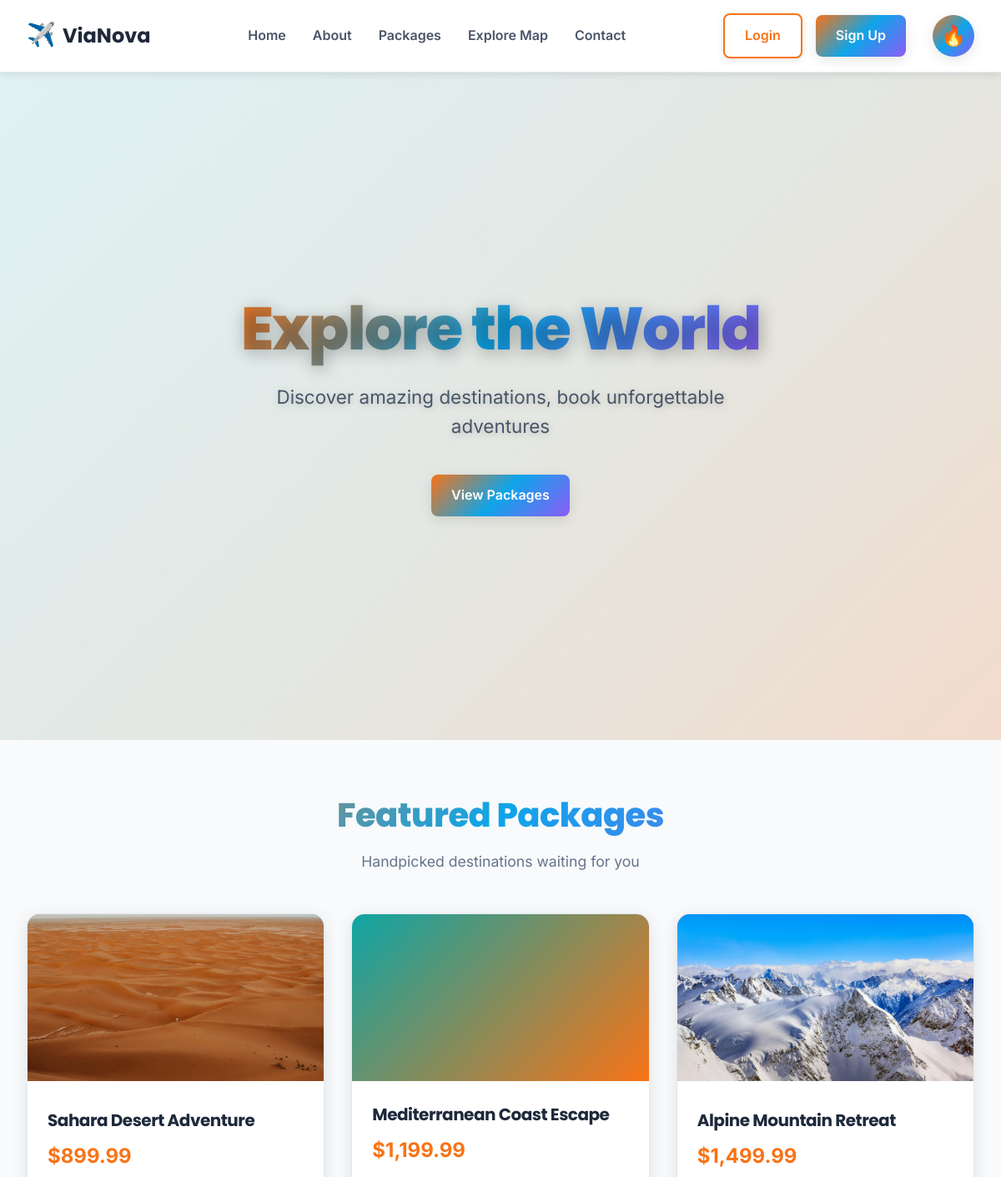
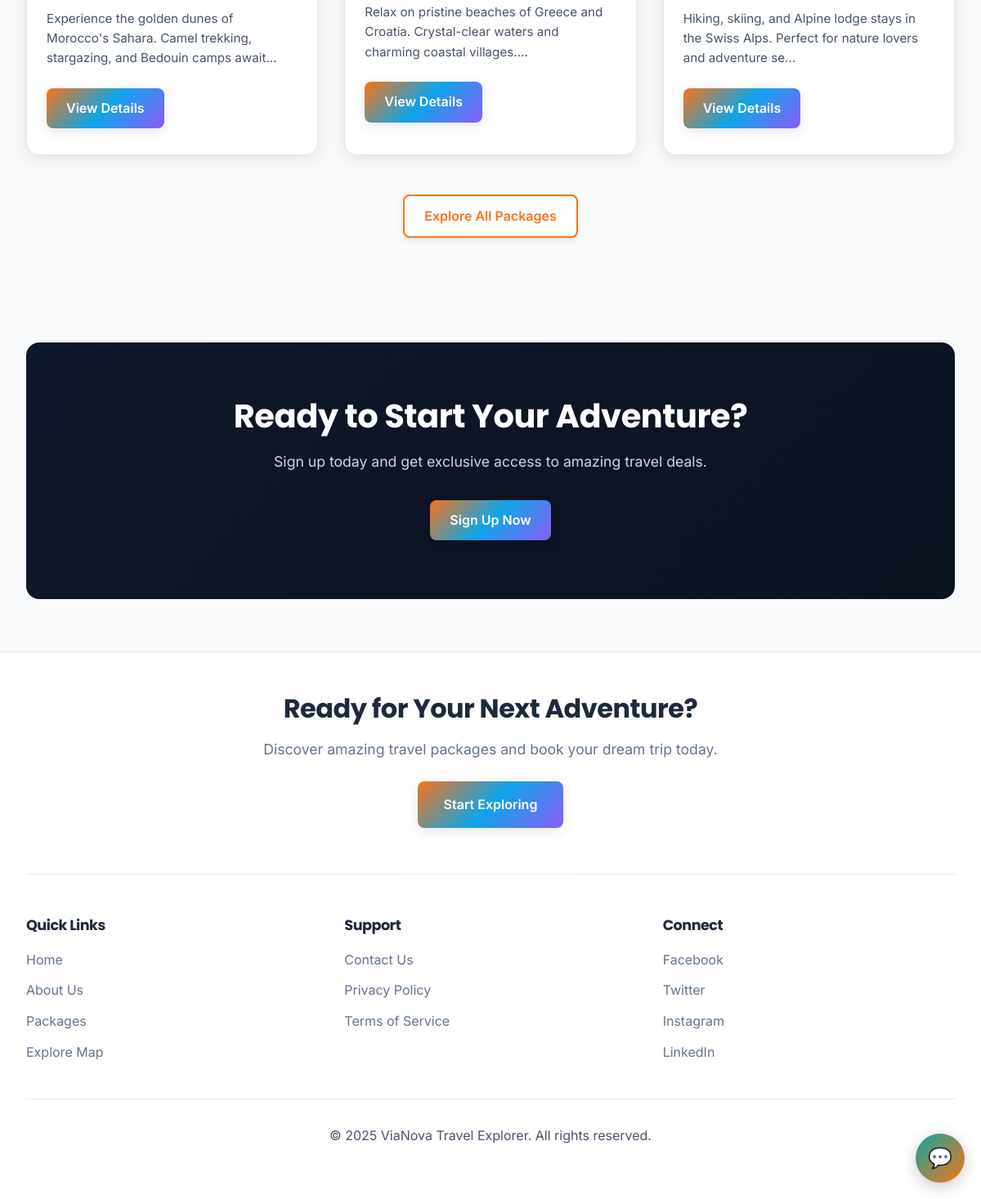
The page / on the database its author committed (2 pictures, top to bottom).
### tables this page shows
CREATE TABLE packages (
  id INT AUTO_INCREMENT PRIMARY KEY,
  title VARCHAR(150) NOT NULL,
  description TEXT,
  price DECIMAL(10, 2) NOT NULL,
  image VARCHAR(255),
  duration_days INT,
  destination VARCHAR(100),
  created_at TIMESTAMP DEFAULT CURRENT_TIMESTAMP
);

### index.php (the view, shortened to what this page needs)
<?php
$root_dir = dirname(__FILE__);
$featured_query = "SELECT id, title, description, price, image FROM packages LIMIT 3";
$featured_result = $conn->query($featured_query);
$featured_packages = [];
if ($featured_result) {
    while ($row = $featured_result->fetch_assoc()) {
        $featured_packages[] = $row;
    }
}
$header_path = $root_dir . '/includes/header.php';
include_once($header_path);
?>
<?php
$navbar_path = $root_dir . '/includes/navbar.php';
include_once($navbar_path);
?>
<section class="hero" role="banner" aria-label="Hero section">
<video class="hero-video"
       id="heroVideo"
       autoplay
       muted
       loop
       playsinline
       poster="/travel_site/assets/img/hero-poster.jpg"
       aria-hidden="true">
    <source src="/travel_site/assets/img/hero.mp4" type="video/mp4">
</video>
    <div class="hero-background-fallback"></div>
    <div class="hero-content">
        <h1 class="hero-title">
            <span class="gradient-text">Explore the World</span>
        </h1>
        <p class="hero-subtitle">Discover amazing destinations, book unforgettable adventures</p>
        <div class="hero-cta">
            <a href="/travel_site/pages/packages.php" class="btn btn-primary" aria-label="View all travel packages">
                View Packages
            </a>
        </div>
    </div>
</section>
<section class="section" role="region" aria-label="Featured travel packages">
    <div class="section-title">
        <h2 class="gradient-text">Featured Packages</h2>
        <p>Handpicked destinations waiting for you</p>
    </div>
    <div class="packages-grid">
        <?php foreach ($featured_packages as $package): ?>
            <article class="package-card" role="article">
                <?php if (!empty($package['image']) && file_exists('assets/img/' . $package['image'])): ?>
                    <img src="/travel_site/assets/img/<?php echo htmlspecialchars($package['image']); ?>"
                         alt="<?php echo htmlspecialchars($package['title']); ?>"
                         class="package-image">
                <?php else: ?>
                    <div class="package-image" style="background: linear-gradient(135deg, #0EA5A4 0%, #F97316 100%);"></div>
                <?php endif; ?>
                <div class="package-body">
                    <h3 class="package-title"><?php echo htmlspecialchars($package['title']); ?></h3>
                    <div class="package-price">
                        $<?php echo htmlspecialchars(number_format($package['price'], 2)); ?>
                    </div>
                    <p class="package-description">
                        <?php echo htmlspecialchars(substr($package['description'], 0, 100) . '...'); ?>
                    </p>
                    <a href="/travel_site/pages/packages.php" class="btn btn-primary" aria-label="View package details">
                        View Details
                    </a>
                </div>
            </article>
        <?php endforeach; ?>
    </div>
    <div style="text-align: center; margin-top: 3rem;">
        <a href="/travel_site/pages/packages.php" class="btn btn-secondary" aria-label="Browse all packages">
            Explore All Packages
        </a>
    </div>
</section>
<section class="section" style="background: linear-gradient(135deg, #0F172A 0%, #0B1220 100%); color: white; border-radius: 1rem; margin: 4rem 2rem;">
    <div style="text-align: center;">
        <h2 style="color: white; margin-bottom: 1rem;">Ready to Start Your Adventure?</h2>
        <p style="font-size: 1.1rem; margin-bottom: 2rem; color: #d1d5db;">
            Sign up today and get exclusive access to amazing travel deals.
        </p>
        <a href="/travel_site/pages/signup.php" class="btn btn-primary" aria-label="Create a new account">
            Sign Up Now
        </a>
    </div>
</section>
<?php
$footer_path = $root_dir . '/includes/footer.php';
include_once($footer_path);
?>

### includes/header.php (shortened to what this page needs)
<!DOCTYPE html>
<html lang="en">
<head>
    <link rel="stylesheet" href="/travel_site/style.css">
</head>
<body>

### includes/navbar.php (shortened to what this page needs)
<nav class="navbar" role="navigation" aria-label="Main navigation">
    <div class="navbar-container">
        <a href="/travel_site/index.php" class="navbar-brand">
            <span class="brand-icon">✈️</span>
            <span class="brand-text">ViaNova</span>
        </a>
        <ul class="navbar-menu" role="menubar">
            <li role="none">
                <a href="/travel_site/index.php" role="menuitem" class="nav-link">Home</a>
            </li>
            <li role="none">
                <a href="/travel_site/pages/about.php" role="menuitem" class="nav-link">About</a>
            </li>
            <li role="none">
                <a href="/travel_site/pages/packages.php" role="menuitem" class="nav-link">Packages</a>
            </li>
            <li role="none">
                <a href="/travel_site/pages/map.php" role="menuitem" class="nav-link">Explore Map</a>
            </li>
            <li role="none">
                <a href="/travel_site/pages/contact.php" role="menuitem" class="nav-link">Contact</a>
            </li>
        </ul>
        <div class="navbar-auth">
            <?php
            if (isset($_SESSION['user'])) {
                echo '<span class="user-greeting" aria-live="polite">Welcome, ' . htmlspecialchars($_SESSION['user']) . '</span>';
                echo '<a href="/travel_site/pages/logout.php" class="btn btn-secondary">Logout</a>';
            } else {
                echo '<a href="/travel_site/pages/login.php" class="btn btn-secondary">Login</a>';
                echo '<a href="/travel_site/pages/signup.php" class="btn btn-primary">Sign Up</a>';
            }
            ?>
            <button id="themeToggle" class="theme-toggle" aria-label="Toggle theme" title="Click to change theme">
            </button>
        </div>
    </div>
</nav>

### includes/footer.php (shortened to what this page needs)
<footer class="footer" role="contentinfo" aria-label="Site footer">
    <div class="footer-background">
        <div class="footer-image-strip" aria-hidden="true"></div>
    </div>
    <div class="footer-content">
        <div class="footer-cta" role="region" aria-label="Call to action">
            <h2 class="footer-heading">Ready for Your Next Adventure?</h2>
            <p class="footer-subtext">Discover amazing travel packages and book your dream trip today.</p>
            <a href="/travel_site/pages/packages.php" class="btn btn-primary footer-cta-btn" aria-label="Explore all travel packages">
                Start Exploring
            </a>
        </div>
        <div class="footer-links" role="navigation" aria-label="Footer navigation">
            <div class="footer-column">
                <h3>Quick Links</h3>
                <ul role="list">
                    <li><a href="/travel_site/index.php">Home</a></li>
                    <li><a href="/travel_site/pages/about.php">About Us</a></li>
                    <li><a href="/travel_site/pages/packages.php">Packages</a></li>
                    <li><a href="/travel_site/pages/map.php">Explore Map</a></li>
                </ul>
            </div>
            <div class="footer-column">
                <h3>Support</h3>
                <ul role="list">
                    <li><a href="/travel_site/pages/contact.php">Contact Us</a></li>
                    <li><a href="#">Privacy Policy</a></li>
                    <li><a href="#">Terms of Service</a></li>
                </ul>
            </div>
            <div class="footer-column">
                <h3>Connect</h3>
                <ul role="list">
                    <li><a href="#" aria-label="Follow on Facebook">Facebook</a></li>
                    <li><a href="#" aria-label="Follow on Twitter">Twitter</a></li>
                    <li><a href="#" aria-label="Follow on Instagram">Instagram</a></li>
                    <li><a href="#" aria-label="Follow on LinkedIn">LinkedIn</a></li>
                </ul>
            </div>
        </div>
        <div class="footer-bottom">
            <p>&copy; 2025 ViaNova Travel Explorer. All rights reserved.</p>
        </div>
    </div>
</footer>
<button class="chatbot-toggle" id="chatbotToggle">💬</button>
</body>
</html>

### includes/header.php (style rules this page uses)
.hero-background-fallback { background: linear-gradient(135deg, #0EA5A4 0%, #F97316 100%); position: absolute; width: 100%; height: 100%; top: 0; left: 0; z-index: -1; }

### includes/footer.php (style rules this page uses)
.chatbot-toggle { position: fixed; bottom: 20px; right: 20px; width: 60px; height: 60px; background: linear-gradient(135deg, #0EA5A4 0%, #F97316 100%); border: none; border-radius: 50%; color: white; font-size: 1.5rem; cursor: pointer; box-shadow: 0 5px 20px rgba(0,0,0,0.2); z-index: 9998; transition: all 0.3s ease; display: block; animation: float 3s ease-in-out infinite; }

### rows shown on the page
packages: image (picture), title "Sahara Desert Adventure", price "899.99", description "Experience the golden dunes of Morocco's Sahara. Camel trekking, stargazing, and Bedouin camps await..."
packages: title "Mediterranean Coast Escape", price "1,199.99", description "Relax on pristine beaches of Greece and Croatia. Crystal-clear waters and charming coastal villages...."
packages: image (picture), title "Alpine Mountain Retreat", price "1,499.99", description "Hiking, skiing, and Alpine lodge stays in the Swiss Alps. Perfect for nature lovers and adventure se..."
